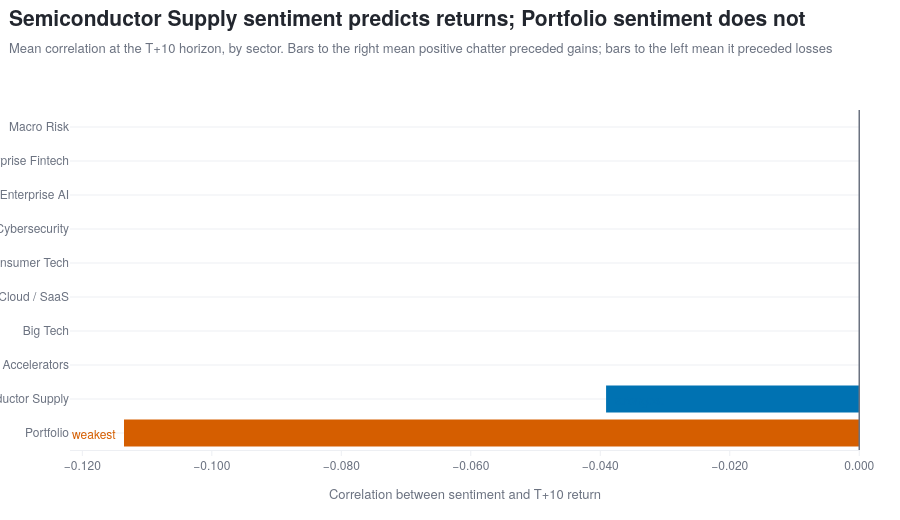

The notebook cell saved with this chart:
### Code cell
# Highlight only the strongest and weakest; everything else is context
strongest = sector_summary['corr'].idxmax()
weakest   = sector_summary['corr'].idxmin()
bar_colors = []
for i in sector_summary.index:
    if i == strongest: bar_colors.append(POS)
    elif i == weakest: bar_colors.append(NEG)
    else:              bar_colors.append(CONTEXT)

fig = go.Figure()
fig.add_trace(go.Bar(
    y=sector_summary.sector, x=sector_summary['corr'],
    orientation='h', marker_color=bar_colors,
    customdata=np.stack([sector_summary.tickers, sector_summary.stories], axis=-1),
    hovertemplate=('<b>%{y}</b><br>correlation %{x:.4f}'
                   '<br>%{customdata[0]} tickers'
                   '<br>%{customdata[1]:,} stories<extra></extra>')))
fig.add_vline(x=0, line_color=MUTED, line_width=1.5)

s_row = sector_summary.loc[strongest]
w_row = sector_summary.loc[weakest]
fig.add_annotation(x=s_row['corr'], y=s_row.sector,
                   text='  strongest', showarrow=False, xanchor='left',
                   font=dict(color=POS, size=12))
fig.add_annotation(x=w_row['corr'], y=w_row.sector,
                   text='weakest  ', showarrow=False, xanchor='right',
                   font=dict(color=NEG, size=12))

fig.update_xaxes(title=f'Correlation between sentiment and T+{peak_h} return',
                 tickformat='.3f')
fig.update_yaxes(title='')
titled(fig,
       f'{s_row.sector} sentiment predicts returns; {w_row.sector} sentiment does not',
       f'Mean correlation at the T+{peak_h} horizon, by sector. Bars to the right mean '
       'positive chatter preceded gains; bars to the left mean it preceded losses',
       height=520)
fig.show()

pos_n = int((sector_summary['corr'] > 0).sum())
print(f'{pos_n} of {len(sector_summary)} sectors show a positive relationship.')
print('Sectors near zero are ones where chatter volume exists but carries no directional')
print('information — useful to know before trading on it.')

### Figure 1 — Plotly figure (JSON) as saved in the notebook; plotly's stock layout.template omitted (floating-point values rounded to 4 significant figures)
{"data": [{"customdata": [[5, 2416], [3, 30446], [2, 40715], [4, 113401], [5, 41724], [1, 18447], [3, 31687], [1, 12375], [1, 15239], [2, 56860]], "hovertemplate": "<b>%{y}</b><br>correlation %{x:.4f}<br>%{customdata[0]} tickers<br>%{customdata[1]:,} stories<extra></extra>", "marker": {"color": ["#D55E00", "#0072B2", "#BFC5CF", "#BFC5CF", "#BFC5CF", "#BFC5CF", "#BFC5CF", "#BFC5CF", "#BFC5CF", "#BFC5CF"]}, "orientation": "h", "type": "bar", "x": [-0.1136, -0.0391, NaN, NaN, NaN, NaN, NaN, NaN, NaN, NaN], "y": ["Portfolio", "Semiconductor Supply", "AI Accelerators", "Big Tech", "Cloud / SaaS", "Consumer Tech", "Cybersecurity", "Enterprise AI", "Enterprise Fintech", "Macro Risk"]}], "layout": {"annotations": [{"font": {"color": "#0072B2", "size": 12}, "showarrow": false, "text": "  strongest", "x": -0.0391, "xanchor": "left", "y": "Semiconductor Supply"}, {"font": {"color": "#D55E00", "size": 12}, "showarrow": false, "text": "weakest  ", "x": -0.1136, "xanchor": "right", "y": "Portfolio"}], "height": 520, "shapes": [{"line": {"color": "#6B7280", "width": 1.5}, "type": "line", "x0": 0, "x1": 0, "xref": "x", "y0": 0, "y1": 1, "yref": "y domain"}], "title": {"text": "<b>Semiconductor Supply sentiment predicts returns; Portfolio sentiment does not</b><br><span style='font-size:13px;color:#6B7280'>Mean correlation at the T+10 horizon, by sector. Bars to the right mean positive chatter preceded gains; bars to the left mean it preceded losses</span>"}, "xaxis": {"tickformat": ".3f", "title": {"text": "Correlation between sentiment and T+10 return"}}, "yaxis": {"title": {"text": ""}}}}
